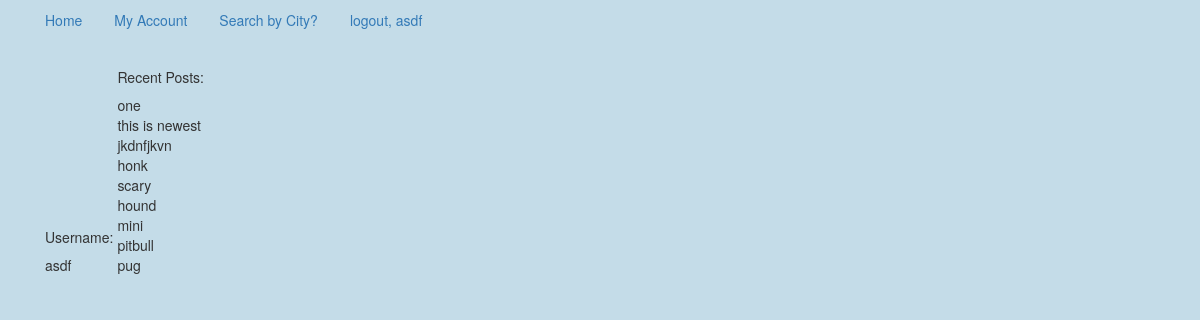
The page /my_account/1/ (signed in) on the database its author committed.
### app/models.py (models this page shows)
class Post(models.Model):
    subcategory = models.ForeignKey(SubCategory)
    title = models.CharField(max_length=30)
    description = models.TextField()
    time_created = models.DateTimeField(auto_now_add=True)
    user = models.ForeignKey("auth.User")
    photo = models.ImageField(upload_to='uploads', null=True, blank=True)
    def __str__(self):
        return self.title
    class Meta:
        ordering = ["-time_created"]

### app/views.py (the view)
# urls.py: url(r'^my_account/(?P<pk>\d+)/$', MyAccountView.as_view(), name='my_account_view'),
class MyAccountView(TemplateView):
    model = UserProfile
    template_name = 'userprofile_detail.html'
    def get_context_data(self, **kwargs):
        context = super(MyAccountView, self).get_context_data(**kwargs)
        context['posts'] = Post.objects.filter(user=self.request.user.id)
        return context

### templates/userprofile_detail.html
{% extends 'base.html' %}
{% block content %}
    <div class="container">
    <br>
    <div class="content"><h5>Username: </h5>{{ request.user }}</div>
    <div class="content">
        <h5>Recent Posts:</h5>
    {% for post in posts %}
        <div>{{ post }}</div>
    {% endfor %}
    </div>
</div>
{% endblock %}

### templates/base.html (shortened to what this page needs)
{% load staticfiles %}
<!DOCTYPE html>
<html lang="en">
<head>
    <link rel="stylesheet" href="https://maxcdn.bootstrapcdn.com/bootstrap/3.3.6/css/bootstrap.min.css">
    <link rel="stylesheet" href="https://maxcdn.bootstrapcdn.com/bootstrap/3.3.6/css/bootstrap-theme.min.css">
    <link rel="stylesheet" type="text/css" href="static/styles.css">
</head>
<body>
<div class="container">
<ul class="nav nav-pills">
    {% if request.user.is_authenticated %}
    <li role="presentation"><a href="{% url 'main_view' %}">Home</a></li>
    <li role="presentation"><a href="{% url 'my_account_view' user.id %}">My Account</a></li>
    <li role="presentation"><a href="{% url 'city_list_view' %}">Search by City?</a></li>
    <li role="presentation"><a href="{% url 'logout_view' %}">logout, {{ request.user }}</a></li>
    {% else %}
    <li role="presentation"><a href="{% url 'main_view' %}">Home</a></li>
    <li role="presentation"><a href="{% url 'create_user_view' %}">Registration</a></li>
    <li role="presentation"><a href="{% url 'login_view' %}">login fool</a></li>
    {% endif %}
</ul>
    {% block content %}
    {% endblock %}
</div>
</body>
</html>

### app/static/styles.css (style rules this page uses)
.content { display: inline-block; }
.container { list-style: none; }
body { background-color: #c4dce8; }

### rows shown on the page
Post: title "one"
Post: title "this is newest"
Post: title "jkdnfjkvn"
Post: title "honk"
Post: title "scary"
Post: title "hound"
Post: title "mini"
Post: title "pitbull"
Post: title "pug"

### other values the page prints
{{ request.user }} "asdf"
